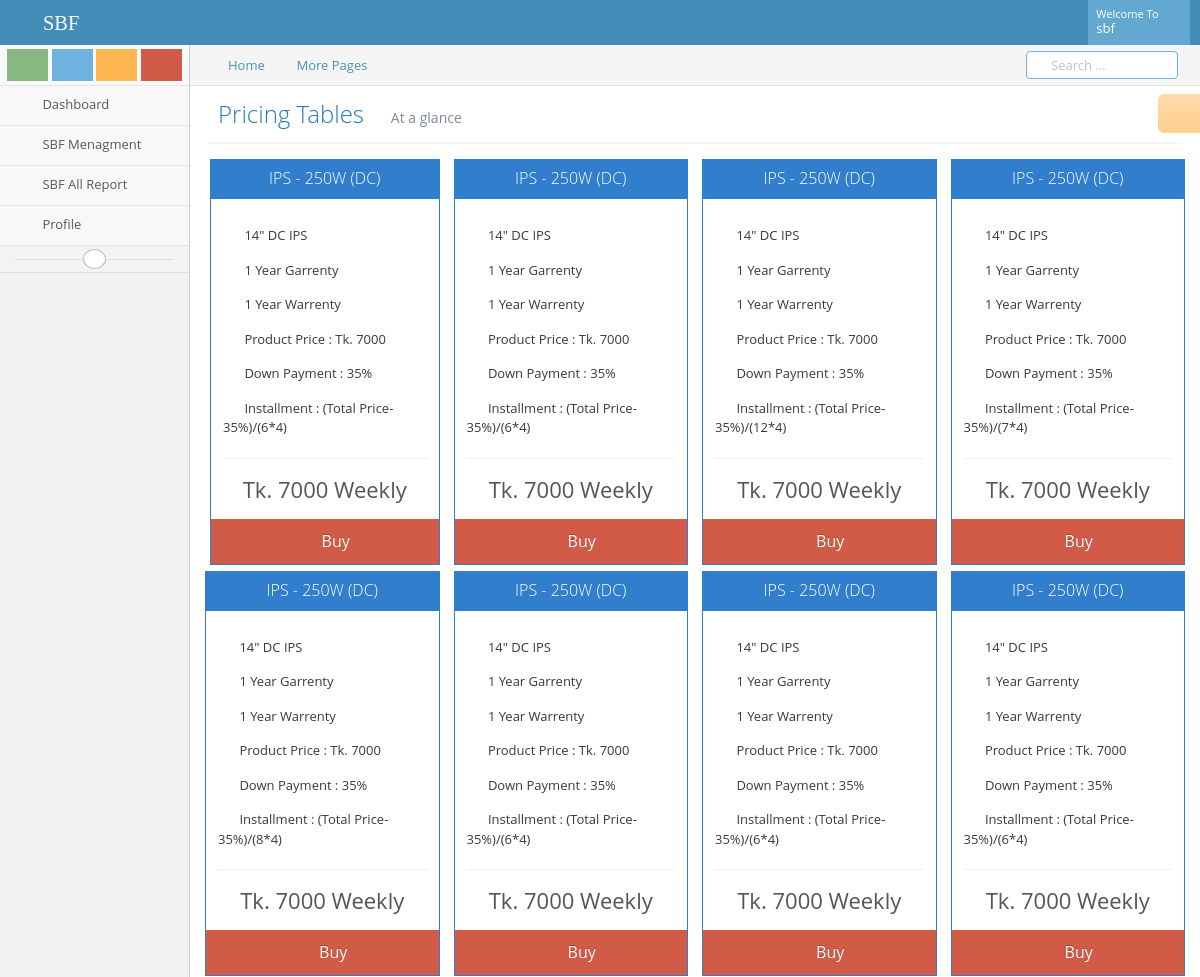
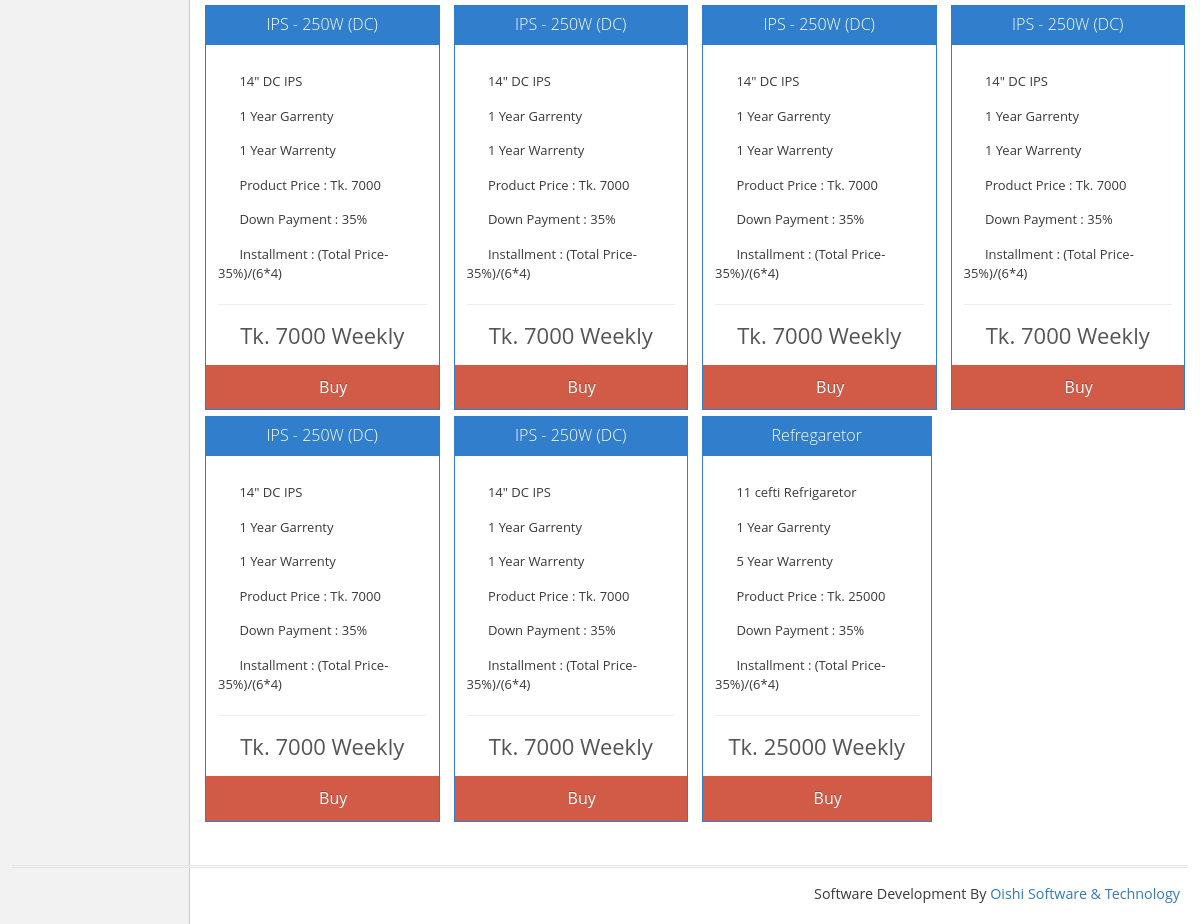
The page /pricing.php (signed in) on the database its author committed (2 pictures, top to bottom).
### tables this page shows
CREATE TABLE `tbl_productdetails` (
  `id` int(11) NOT NULL,
  `name` varchar(255) NOT NULL,
  `brandName` varchar(255) NOT NULL,
  `compani` varchar(255) NOT NULL,
  `size` varchar(255) NOT NULL,
  `garrenty` varchar(255) NOT NULL,
  `warrenty` varchar(255) NOT NULL,
  `picec` varchar(255) NOT NULL,
  `downPayment` varchar(255) NOT NULL,
  `ins_time` varchar(255) NOT NULL,
  `username` varchar(255) NOT NULL,
  `currendate` timestamp NOT NULL DEFAULT CURRENT_TIMESTAMP,
  `editDate` varchar(255) NOT NULL DEFAULT '0'
);

### lib/Database.php (called while the page is built, shortened)
<?php
Class Database{
	public $host   = DB_HOST;
	public $user   = DB_USER;
	public $pass   = DB_PASS;
	public $dbname = DB_NAME;
	public $link;
	private function connectDB(){
	$this->link = new mysqli($this->host, $this->user, $this->pass, $this->dbname);
 }
	public function select($query){
		$result = $this->link->query($query) or die($this->link->error.__LINE__);
		if($result->num_rows > 0){
			return $result;
		} else {
			return false;
		}
	}
}

### pricing.php (the view, shortened to what this page needs)
<?php include 'inc/header.php' ?>
<div class="page-header">
<h1>
	Pricing Tables
	<small>
		<i class="ace-icon fa fa-angle-double-right"></i>
		At a glance
	</small>
</h1>
</div>
<div class="row">
<div class="col-xs-12">
	<div class="row">
	<?php
		$query ="SELECT * FROM tbl_productdetails order by id desc";
		$installment = $db->select($query);
		if ($installment) {
			while ($result = $installment->fetch_assoc()) {
			?>
		<div class="col-xs-6 col-sm-3 pricing-box">
			<div class="widget-box widget-color-blue">
				<div class="widget-header">
					<h5 class="widget-title bigger lighter"><?php echo $result['name'];?></h5>
				</div>
				<div class="widget-body">
					<div class="widget-main">
						<ul class="list-unstyled spaced2">
							<li>
								<i class="ace-icon fa fa-check green"></i>
								<?php echo $result['size'];?>
							</li>
							<li>
								<i class="ace-icon fa fa-check green"></i>
								<?php echo $result['garrenty'];?>
							</li>
							<li>
								<i class="ace-icon fa fa-check green"></i>
								<?php echo $result['warrenty'];?>
							</li>
							<li>
								<i class="ace-icon fa fa-check green"></i>
								<?php echo "Product Price : Tk. ".$result['picec'];?>
							</li>
							<li>
								<i class="ace-icon fa fa-check green"></i>
								<?php echo "Down Payment : ".$result['downPayment']."%";?>
							</li>
							<li>
								<i class="ace-icon fa fa-check green"></i>
								Installment : (Total Price-35%)/(<?php echo $result['ins_time'];?>*4)
							</li>
						</ul>
						<hr />
						<div class="price">
							<?php echo "Tk. ".$result['picec'];?>
							<small> Weekly</small>
						</div>
					</div>
					<div>
						<a href="" class="btn btn-block btn-danger">
							<i class="ace-icon fa fa-shopping-cart bigger-110"></i>
							<span>Buy</span>
						</a>
					</div>
				</div>
			</div>
		</div>
		<?php } } ?>
	</div>
	</div>
	</div>
</div>
</div>
</div>
</div>
<?php include 'inc/footer.php' ?>

### rows shown on the page
tbl_productdetails: name "IPS - 250W (DC)", size "14\" DC IPS", garrenty "1 Year Garrenty", warrenty "1 Year Warrenty", picec "7000", downPayment "35", ins_time "6"
tbl_productdetails: name "IPS - 250W (DC)", size "14\" DC IPS", garrenty "1 Year Garrenty", warrenty "1 Year Warrenty", picec "7000", downPayment "35", ins_time "6"
tbl_productdetails: name "IPS - 250W (DC)", size "14\" DC IPS", garrenty "1 Year Garrenty", warrenty "1 Year Warrenty", picec "7000", downPayment "35", ins_time "12"
tbl_productdetails: name "IPS - 250W (DC)", size "14\" DC IPS", garrenty "1 Year Garrenty", warrenty "1 Year Warrenty", picec "7000", downPayment "35", ins_time "7"
tbl_productdetails: name "IPS - 250W (DC)", size "14\" DC IPS", garrenty "1 Year Garrenty", warrenty "1 Year Warrenty", picec "7000", downPayment "35", ins_time "8"
tbl_productdetails: name "IPS - 250W (DC)", size "14\" DC IPS", garrenty "1 Year Garrenty", warrenty "1 Year Warrenty", picec "7000", downPayment "35", ins_time "6"
tbl_productdetails: name "IPS - 250W (DC)", size "14\" DC IPS", garrenty "1 Year Garrenty", warrenty "1 Year Warrenty", picec "7000", downPayment "35", ins_time "6"
tbl_productdetails: name "IPS - 250W (DC)", size "14\" DC IPS", garrenty "1 Year Garrenty", warrenty "1 Year Warrenty", picec "7000", downPayment "35", ins_time "6"
tbl_productdetails: name "IPS - 250W (DC)", size "14\" DC IPS", garrenty "1 Year Garrenty", warrenty "1 Year Warrenty", picec "7000", downPayment "35", ins_time "6"
tbl_productdetails: name "IPS - 250W (DC)", size "14\" DC IPS", garrenty "1 Year Garrenty", warrenty "1 Year Warrenty", picec "7000", downPayment "35", ins_time "6"
tbl_productdetails: name "IPS - 250W (DC)", size "14\" DC IPS", garrenty "1 Year Garrenty", warrenty "1 Year Warrenty", picec "7000", downPayment "35", ins_time "6"
tbl_productdetails: name "IPS - 250W (DC)", size "14\" DC IPS", garrenty "1 Year Garrenty", warrenty "1 Year Warrenty", picec "7000", downPayment "35", ins_time "6"
tbl_productdetails: name "IPS - 250W (DC)", size "14\" DC IPS", garrenty "1 Year Garrenty", warrenty "1 Year Warrenty", picec "7000", downPayment "35", ins_time "6"
tbl_productdetails: name "IPS - 250W (DC)", size "14\" DC IPS", garrenty "1 Year Garrenty", warrenty "1 Year Warrenty", picec "7000", downPayment "35", ins_time "6"
tbl_productdetails: name "Refregaretor", size "11 cefti Refrigaretor", garrenty "1 Year Garrenty", warrenty "5 Year Warrenty", picec "25000", downPayment "35", ins_time "6"

### other values the page prints
Session::get('username') "sbf"
